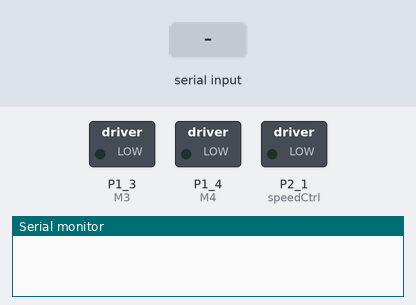
The sketch below on a simulated TI MSP430 LaunchPad. Shown: switched loads named in the sketch (green lamp = pin HIGH), the last lines printed to the serial monitor. Inputs (shaded band) come from the test bench.

Above: at 1.2 s.
1.3 s: "F90\n" received over Serial
At 2.2 s:
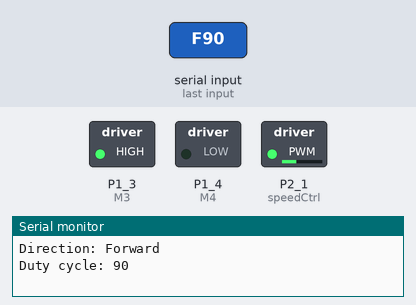
2.8 s: "R90\n" received over Serial
At 3.4 s:
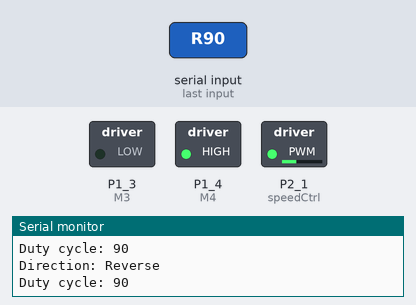
4.3 s: "F,45\n" received over Serial
At 5.5 s:
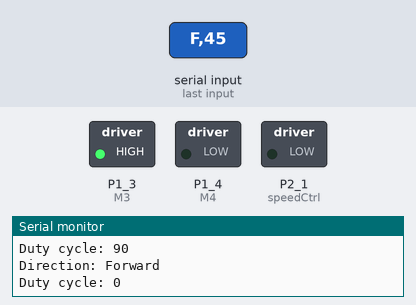
5.8 s: "R,45\n" received over Serial
At 6.9 s:
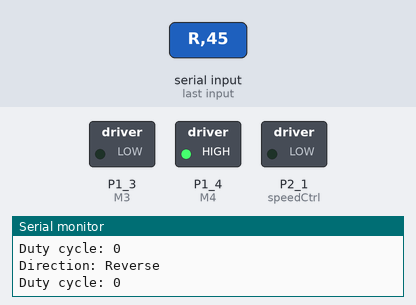
7.3 s: "F\n" received over Serial
At 8.0 s:
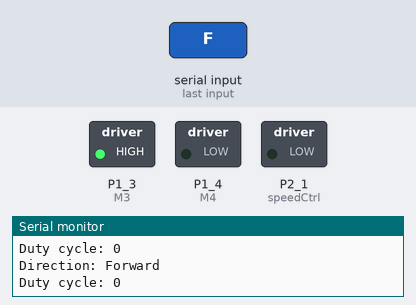
8.8 s: "R\n" received over Serial
At 9.1 s:
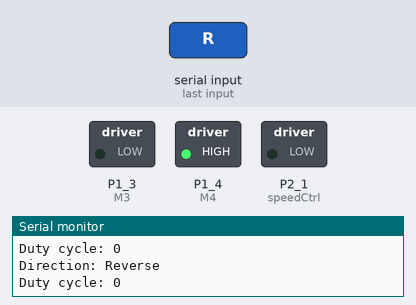
Timing chart, 0 to 11.3 s (numbered marks = the images above; inputs shaded):
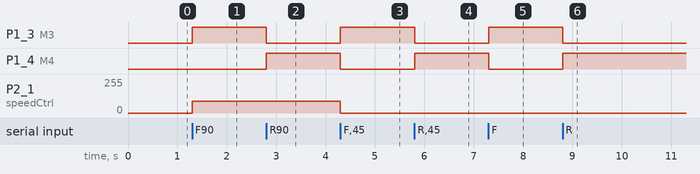

The sketch:

SerialMotorControl_v1_0.ino
```cpp
/*
  ==============================================================================
  SERIAL MOTOR CONTROL v1.0
  For use with the MSP430 Launchpad Motor Control BoosterPack
  Link: http://store.43oh.com/index.php?route=product/product&path=64&product_id=103

  Adaptation of Serial Event example (Sean Alvarado, 2013)/(Igoe, 2011)
  Created 29 September 2014
  by Dan Sweeney (Virginia Tech SBES)

  Last Updated: 22 July 2015
  ==============================================================================
*/

// GLOBAL VARIABLES
String inputString = ""; // a string to hold incoming data
boolean stringComplete = false; // whether the string is complete

const int M3 = P1_3;
const int M4 = P1_4;
const int speedCtrl = P2_1;

// FUNCTIONS ===================================================================

// Interprets duty cycle;
void dutyCycle (String inputString) {
  int dutyCycle = inputString.substring(1, 5).toInt();
  if (dutyCycle > 255) {
    Serial.println("Duty cycle out of range: too large.");
    Serial.println("Duty cycle set to 255.");
    dutyCycle = 255;
  }
  else if (dutyCycle < 0) {
    Serial.println("Duty cycle out of range: too small.");
    Serial.println("Duty cycle set to 0.");
    dutyCycle = 0;
  }
  else {
    Serial.print("Duty cycle: ");
    Serial.println(dutyCycle);
//    digitalWrite(speedCtrl, LOW);
    analogWrite(speedCtrl, dutyCycle);
  }
  Serial.println();
}

// Sets motor direction
void motorDir(String inputString) {
  switch (inputString[0]) {
      // Forward direction
      case 'F':
        // Set direction of Motor
        digitalWrite(M3, HIGH);
        digitalWrite(M4, LOW);
        Serial.println("Direction: Forward");
        break;

      // Reverse direction
      case 'R':
        // Set direction of Motor
        digitalWrite(M3, LOW);
        digitalWrite(M4, HIGH);
        Serial.println("Direction: Reverse");
        break;

      // Incorrect input or Quit
      default:
        digitalWrite(M3, LOW);
        digitalWrite(M4, LOW);
        Serial.println("Input only F (forward) or R (reverse).");
        Serial.println("Communication protocol: [D000]");

    }
}

// SETUP =======================================================================
void setup() {
  // setup pins
  pinMode(M3, OUTPUT);
  pinMode(M4, OUTPUT);
  pinMode(speedCtrl, OUTPUT);
  // initialize serial:
  Serial.begin(9600);
  // reserve 200 bytes for the inputString:
  inputString.reserve(200);
}

// LOOP ========================================================================
void loop() {
  // print the string when a newline arrives:
  if (stringComplete) {
    //set motor direction
    motorDir(inputString);

    // Set duty cycle
    dutyCycle(inputString);

    // clear the string:
    inputString = "";
    stringComplete = false;
  }
}

// SERIAL EVENT ================================================================
void serialEvent() {
  while (Serial.available()) {
    // get the new byte:
    char inChar = (char)Serial.read();
    // add it to the inputString:
    inputString += inChar;
    // if the incoming character is a newline, set a flag
    // so the main loop can do something about it:
    if (inChar == '\n') {
    stringComplete = true;
    }
  }
}
```

Measured:
- after the input at 1.3 s, P1_3 (M3): LOW → HIGH at once; P2_1 (speedCtrl): 0/255 → 90/255 at once
- after the input at 2.8 s, P1_3 (M3): HIGH → LOW at once; P1_4 (M4): LOW → HIGH at once
- after the input at 4.3 s, P1_3 (M3): LOW → HIGH at once; P1_4 (M4): HIGH → LOW at once; P2_1 (speedCtrl): 90/255 → 0/255 at once
- after the input at 5.8 s, P1_3 (M3): HIGH → LOW at once; P1_4 (M4): LOW → HIGH at once
- after the input at 7.3 s, P1_3 (M3): LOW → HIGH at once; P1_4 (M4): HIGH → LOW at once
- after the input at 8.8 s, P1_3 (M3): HIGH → LOW at once; P1_4 (M4): LOW → HIGH at once
